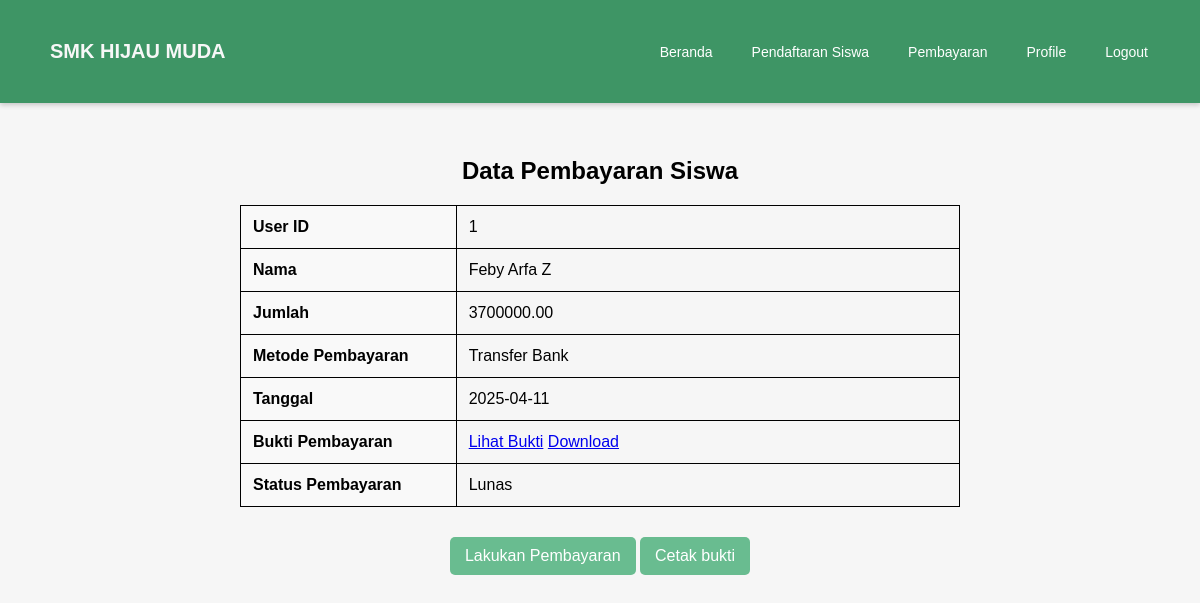
Screenshot of /pembayaran_siswa.php (signed in) with the database file from the repository.
### tables this page shows
CREATE TABLE `pendaftar` (
  `user_id` int(11) NOT NULL,
  `gelombang` varchar(255) NOT NULL,
  `rekomendasi` varchar(255) NOT NULL,
  `nama` varchar(100) DEFAULT NULL,
  `tempat_lahir` varchar(100) DEFAULT NULL,
  `tanggal_lahir` date DEFAULT NULL,
  `jenis_kelamin` enum('laki-laki','perempuan') DEFAULT NULL,
  `alamat` text DEFAULT NULL,
  `agama` varchar(50) DEFAULT NULL,
  `anak_ke` int(11) DEFAULT NULL,
  `jumlah_saudara` int(11) DEFAULT NULL,
  `status_keluarga` varchar(50) DEFAULT NULL,
  `asal_sekolah` varchar(100) DEFAULT NULL,
  `npsn` varchar(20) DEFAULT NULL,
  `jurusan` varchar(50) DEFAULT NULL,
  `nisn` varchar(20) DEFAULT NULL,
  `keluhan` text DEFAULT NULL,
  `nama_ayah` varchar(100) DEFAULT NULL,
  `pekerjaan_ayah` varchar(100) DEFAULT NULL,
  `nama_ibu` varchar(100) DEFAULT NULL,
  `pekerjaan_ibu` varchar(100) DEFAULT NULL,
  `alamat_orang_tua` text DEFAULT NULL,
  `gaji_orang_tua` decimal(15,2) DEFAULT NULL,
  `status_pendaftaran` varchar(50) DEFAULT 'Diproses',
  `timestamp` timestamp NOT NULL DEFAULT current_timestamp(),
  `nik` varchar(50) DEFAULT NULL,
  `status_pembayaran` enum('Telah Bayar','proses Pengembalian') NOT NULL DEFAULT 'Telah Bayar',
  `foto` varchar(255) DEFAULT NULL,
  `kk` varchar(255) DEFAULT NULL,
  `akta` varchar(255) DEFAULT NULL,
  `skl` varchar(255) DEFAULT NULL,
  `Alamat_Sekolah` varchar(255) NOT NULL,
  `email` varchar(255) NOT NULL,
  `telp` varchar(15) NOT NULL,
  `admin_id` int(11) DEFAULT NULL
);

CREATE TABLE `pembayaran_siswa` (
  `user_id` int(11) NOT NULL,
  `nama` varchar(100) NOT NULL,
  `jumlah_bayar` decimal(10,2) NOT NULL,
  `metode_pembayaran` enum('Transfer Bank','E-Wallet','Tunai') NOT NULL,
  `tanggal_bayar` date DEFAULT NULL,
  `bukti_pembayaran` varchar(255) NOT NULL,
  `created_at` timestamp NOT NULL DEFAULT current_timestamp(),
  `status_pembayaran` enum('Belum Bayar','Lunas') NOT NULL DEFAULT 'Belum Bayar'
);

### pembayaran_siswa.php (the view, shortened to what this page needs)
<?php
include 'includes/db.php';
$user_id = $_SESSION['user_id'];
$query = "SELECT p.user_id, p.nama, ps.jumlah_bayar, ps.metode_pembayaran, ps.tanggal_bayar, ps.bukti_pembayaran, ps.status_pembayaran
          FROM pendaftar p
          LEFT JOIN pembayaran_siswa ps ON p.user_id = ps.user_id
          WHERE p.user_id = '$user_id'";
$result = mysqli_query($conn, $query);
$data = null;
if ($result && mysqli_num_rows($result) > 0) {
    $data = mysqli_fetch_assoc($result);
}
?>
<!DOCTYPE html>
<html lang="id">
<head>
    <link rel="stylesheet" href="css/pembayaran_siswa.css">
</head>
<body>
<nav class="navbar">
    <div class="logo">
        <h1>SMK HIJAU MUDA</h1>
    </div>
    <ul class="nav-menu">
        <li><a href="siswa_dashboard.php">Beranda</a></li>
        <li><a href="pendaftaran_siswa.php">Pendaftaran Siswa</a></li>
        <li><a href="pembayaran_siswa.php">Pembayaran</a></li>
        <li><a href="profile_siswa.php">Profile</a></li>
        <li><a href="logout.php">Logout</a></li>
    </ul>
</nav>
<br><br><br>
<div class="container">
    <h2 style="text-align: center;">Data Pembayaran Siswa</h2>
    <?php if ($data): ?>
        <table>
            <tr>
                <td>User ID</td>
                <td><?= htmlspecialchars($data['user_id']) ?></td>
            </tr>
            <tr>
                <td>Nama</td>
                <td><?= htmlspecialchars($data['nama']) ?></td>
            </tr>
            <tr>
                <td>Jumlah</td>
                <td><?= htmlspecialchars($data['jumlah_bayar'] ?? '-') ?></td>
            </tr>
            <tr>
                <td>Metode Pembayaran</td>
                <td><?= htmlspecialchars($data['metode_pembayaran'] ?? '-') ?></td>
            </tr>
            <tr>
                <td>Tanggal</td>
                <td><?= htmlspecialchars($data['tanggal_bayar'] ?? '-') ?></td>
            </tr>
            <tr>
                <td>Bukti Pembayaran</td>
                <td>
                    <?php if (!empty($data['bukti_pembayaran'])): ?>
                        <a href="uploads/<?= htmlspecialchars($data['bukti_pembayaran']) ?>" target="_blank">Lihat Bukti</a>
                        <a href="uploads/<?= htmlspecialchars($data['bukti_pembayaran']) ?>" download>Download</a>
                    <?php else: ?>
                        -
                    <?php endif; ?>
                </td>
            </tr>
            <tr>
                <td>Status Pembayaran</td>
                <td><?= htmlspecialchars($data['status_pembayaran'] ?? 'Belum Bayar') ?></td>
            </tr>
        </table>
    <?php else: ?>
        <div class="alert">
            <p>Belum ada data. Silakan lakukan pendaftaran terlebih dahulu.</p>
        </div>
    <?php endif; ?>
    <div class="center-button">
        <a href="pembayaran.php" class="btn">Lakukan Pembayaran</a>
        <a href="pembayaran_siswa.php?export_pdf=true" class="btn">Cetak bukti</a>
    </div>
</div>
</body>
</html>

### css/pembayaran_siswa.css (style rules this page uses)
* { margin: 0; padding: 0; box-sizing: border-box; }
body { font-family: 'Arial', sans-serif; background: #f6f6f6; min-height: 100vh; display: flex; flex-direction: column; }
.navbar { display: flex; justify-content: space-between; align-items: center; padding: 10px 20px; box-shadow: 0 2px 5px rgba(0, 0, 0, 0.2); background-color: #3e9565; }
.logo h1 { font-size: 20px; margin: 30px; color: #f7f7f7; }
.nav-menu { list-style: none; display: flex; gap: 15px; margin-right: 20px; }
.nav-menu li { position: relative; }
.nav-menu a { color: #fff; text-decoration: none; font-size: 14px; padding: 8px 12px; border-radius: 5px; transition: background 0.3s; }

### pembayaran_siswa.php (style rules this page uses)
.btn { display: inline-block; background-color: rgb(105, 188, 144); color: white; padding: 10px 15px; text-decoration: none; border-radius: 5px; margin-top: 10px; }
table { width: 60%; border-collapse: collapse; margin: 20px auto; font-family: Arial, sans-serif; }
th, td { padding: 12px; border: 1px solid black; text-align: left; }
td:first-child { font-weight: bold; background-color: #f9f9f9; width: 30%; }
.center-button { text-align: center; margin-top: 20px; }

### rows the page displays
pendaftar: user_id "1", nama "Feby Arfa Z", pembayaran_siswa.jumlah_bayar "3700000.00", pembayaran_siswa.metode_pembayaran "Transfer Bank", pembayaran_siswa.tanggal_bayar "2025-04-11", pembayaran_siswa.status_pembayaran "Lunas"
